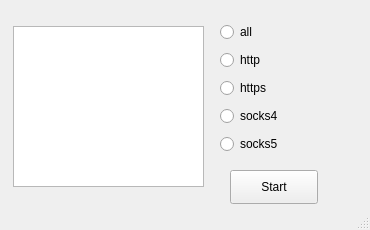
<?xml version="1.0" encoding="UTF-8"?>
<ui version="4.0">
 <class>title</class>
 <widget class="QMainWindow" name="title">
  <property name="geometry">
   <rect>
    <x>0</x>
    <y>0</y>
    <width>370</width>
    <height>230</height>
   </rect>
  </property>
  <property name="windowTitle">
   <string>Proxy Tester</string>
  </property>
  <widget class="QWidget" name="centralwidget">
   <widget class="QPushButton" name="start">
    <property name="geometry">
     <rect>
      <x>230</x>
      <y>170</y>
      <width>88</width>
      <height>34</height>
     </rect>
    </property>
    <property name="styleSheet">
     <string notr="true">
 QPushButton {
  overflow: hidden;
  transition: all 0.3s ease;
}
 QPushButton:hover {
   background: #000;
  color: #fff;
}
 QPushButton:before {
    position: absolute;
    content: '';
    display: inline-block;
    top: -180px;
    left: 0;
    width: 30px;
    height: 100%;
    background-color: #fff;
    animation: shiny-btn1 3s ease-in-out infinite;
}
 QPushButton:active{
  box-shadow:  4px 4px 6px 0 rgba(255,255,255,.3),
              -4px -4px 6px 0 rgba(116, 125, 136, .2), 
    inset -4px -4px 6px 0 rgba(255,255,255,.2),
    inset 4px 4px 6px 0 rgba(0, 0, 0, .2);
}


@-webkit-keyframes shiny-btn1 {
    0% { -webkit-transform: scale(0) rotate(45deg); opacity: 0; }
    80% { -webkit-transform: scale(0) rotate(45deg); opacity: 0.5; }
    81% { -webkit-transform: scale(4) rotate(45deg); opacity: 1; }
    100% { -webkit-transform: scale(50) rotate(45deg); opacity: 0; }
}</string>
    </property>
    <property name="text">
     <string>Start</string>
    </property>
   </widget>
   <widget class="QWidget" name="layoutWidget">
    <property name="geometry">
     <rect>
      <x>220</x>
      <y>20</y>
      <width>107</width>
      <height>136</height>
     </rect>
    </property>
    <layout class="QVBoxLayout" name="verticalLayout">
     <item>
      <widget class="QRadioButton" name="all">
       <property name="text">
        <string>all</string>
       </property>
      </widget>
     </item>
     <item>
      <widget class="QRadioButton" name="http">
       <property name="text">
        <string>http</string>
       </property>
      </widget>
     </item>
     <item>
      <widget class="QRadioButton" name="https">
       <property name="text">
        <string>https</string>
       </property>
      </widget>
     </item>
     <item>
      <widget class="QRadioButton" name="socks4">
       <property name="text">
        <string>socks4</string>
       </property>
      </widget>
     </item>
     <item>
      <widget class="QRadioButton" name="socks5">
       <property name="text">
        <string>socks5</string>
       </property>
      </widget>
     </item>
    </layout>
   </widget>
   <widget class="QPlainTextEdit" name="plainTextEdit">
    <property name="geometry">
     <rect>
      <x>13</x>
      <y>26</y>
      <width>191</width>
      <height>161</height>
     </rect>
    </property>
   </widget>
  </widget>
  <widget class="QStatusBar" name="statusbar"/>
 </widget>
 <resources/>
 <connections/>
</ui>
